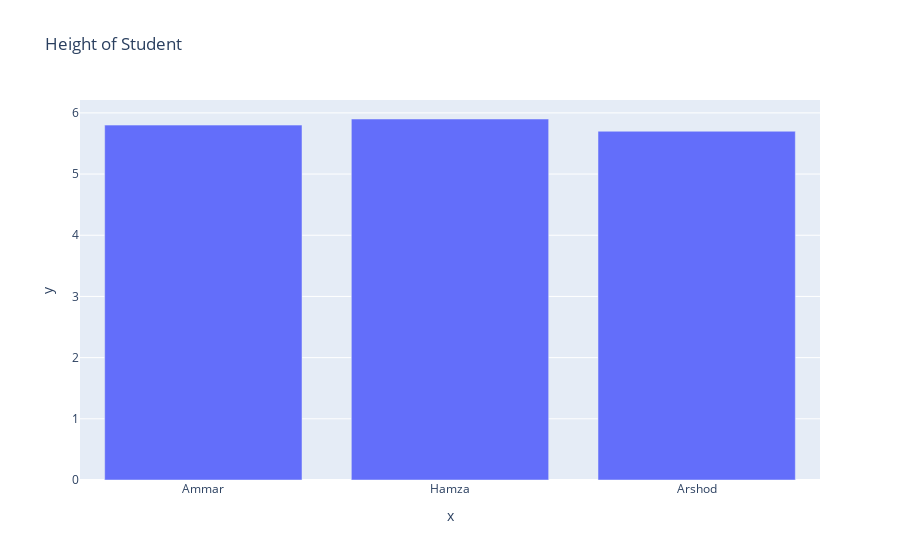

This figure's notebook cell:
### Code cell
names = ['Ammar','Hamza','Arshod']
height = [5.8,5.9,5.7]

# import libraries
import plotly.express as px
# create a plot(line chart)
fig = px.bar(x=names,y=height,title='Height of Student')
fig.show()

#save the plot in png

fig.write_html('01_barplot.html')

### Figure 1 — Plotly figure (JSON) as saved in the notebook; plotly's stock layout.template omitted (floating-point values rounded to 4 significant figures)
{"data": [{"alignmentgroup": "True", "hovertemplate": "x=%{x}<br>y=%{y}<extra></extra>", "legendgroup": "", "marker": {"color": "#636efa", "pattern": {"shape": ""}}, "name": "", "offsetgroup": "", "orientation": "v", "showlegend": false, "textposition": "auto", "type": "bar", "x": ["Ammar", "Hamza", "Arshod"], "xaxis": "x", "y": [5.8, 5.9, 5.7], "yaxis": "y"}], "layout": {"barmode": "relative", "legend": {"tracegroupgap": 0}, "title": {"text": "Height of Student"}, "xaxis": {"anchor": "y", "domain": [0, 1], "title": {"text": "x"}}, "yaxis": {"anchor": "x", "domain": [0, 1], "title": {"text": "y"}}}}
